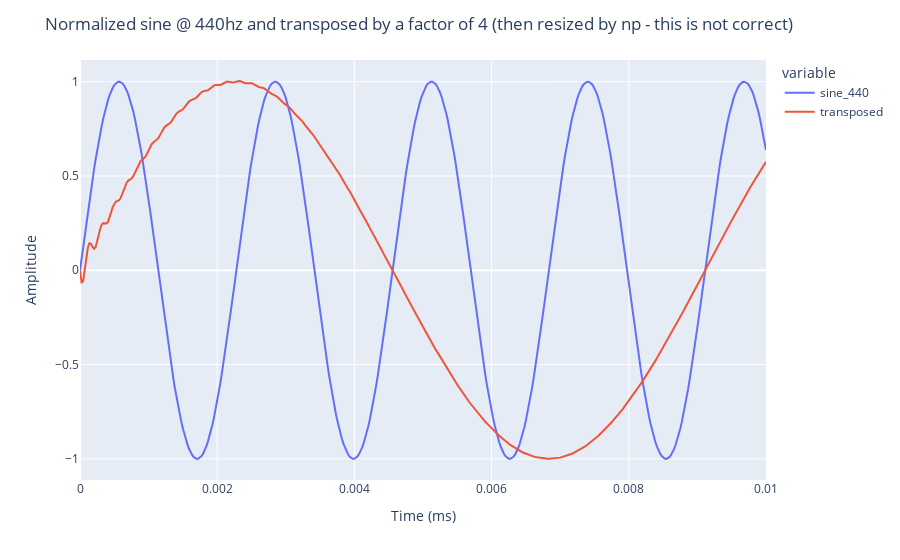

Source (notebook cell):
### Code cell
from Scripts.wave_test import transpose_waveform

t = np.linspace(0, 0.01, len(sine_440))

df = pd.DataFrame({'Time': t, 'sine_440': sine_440, 'transposed': np.resize(transpose_waveform(sine_440, 4, 44100), len(sine_440))})

fig = px.line(df, x='Time', y=['sine_440', 'transposed'])

fig.update_layout(
    xaxis_title='Time (ms)',
    yaxis_title='Amplitude',
    title='Normalized sine @ 440hz and transposed by a factor of 4 (then resized by np - this is not correct)'
)

### Figure 1 — Plotly figure (JSON) as saved in the notebook; plotly's stock layout.template omitted (floating-point values rounded to 4 significant figures; data arrays with more than 128 entries replaced by an {"elided": "..."} marker saying what was removed)
{"data": [{"hovertemplate": "variable=sine_440<br>Time=%{x}<br>value=%{y}<extra></extra>", "legendgroup": "sine_440", "line": {"color": "#636efa", "dash": "solid"}, "marker": {"symbol": "circle"}, "mode": "lines", "name": "sine_440", "orientation": "v", "showlegend": true, "type": "scatter", "x": {"elided": "441 float values"}, "xaxis": "x", "y": {"elided": "441 float values"}, "yaxis": "y"}, {"hovertemplate": "variable=transposed<br>Time=%{x}<br>value=%{y}<extra></extra>", "legendgroup": "transposed", "line": {"color": "#EF553B", "dash": "solid"}, "marker": {"symbol": "circle"}, "mode": "lines", "name": "transposed", "orientation": "v", "showlegend": true, "type": "scatter", "x": {"elided": "441 float values"}, "xaxis": "x", "y": {"elided": "441 float values"}, "yaxis": "y"}], "layout": {"legend": {"title": {"text": "variable"}, "tracegroupgap": 0}, "margin": {"t": 60}, "title": {"text": "Normalized sine @ 440hz and transposed by a factor of 4 (then resized by np - this is not correct)"}, "xaxis": {"anchor": "y", "domain": [0, 1], "title": {"text": "Time (ms)"}}, "yaxis": {"anchor": "x", "domain": [0, 1], "title": {"text": "Amplitude"}}}}
